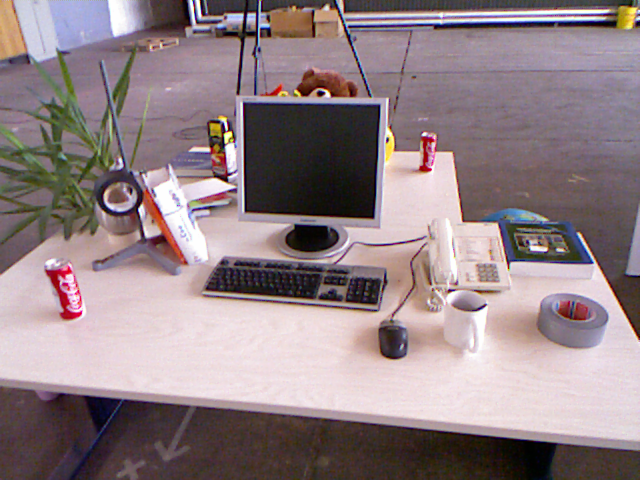
//> input picture poseEstimation/1.png, 640 x 480 px
$ ./triangulation 1.png 2.png   (built with g++ and OpenCV 4)
//> lines starting //> are read from the running program, lines starting //| are printed output that depends on the picture; after the words box and inside, x2 and y2 are one past the last pixel; in counts of white or black regions, pixels touching at a corner belong together
// Std headers
#include <iostream>
#include <vector>

// OpenCV headers
#include <opencv2/opencv.hpp>

void find_feature_matches(
    const cv::Mat &img_1, const cv::Mat &img_2,
    std::vector<cv::KeyPoint> &keypoints_1,
    std::vector<cv::KeyPoint> &keypoints_2,
    std::vector<cv::DMatch> &matches
)
{
    cv::Mat descriptors_1, descriptors_2;
    cv::Ptr<cv::FeatureDetector> dector = cv::ORB::create();
    cv::Ptr<cv::DescriptorExtractor> descriptor = cv::ORB::create();
    cv::Ptr<cv::DescriptorMatcher> matcher = cv::DescriptorMatcher::create("BruteForce-Hamming");

    dector->detect(img_1, keypoints_1);
    dector->detect(img_2, keypoints_2);

    descriptor->compute(img_1, keypoints_1, descriptors_1);
    descriptor->compute(img_2, keypoints_2, descriptors_2);

    std::vector<cv::DMatch> match;
    matcher->match(descriptors_1, descriptors_2, match);

    double min_dist = 10000, max_dist = 0;
    for (int i = 0; i < descriptors_1.rows; ++i)
    {
        double dist = match[i].distance;
        if (dist < min_dist) min_dist = dist;
        if (dist > max_dist) max_dist = dist;
    }

    std::cout << "-- Max dist: " << max_dist << std::endl;
    std::cout << "-- Min dist: " << min_dist << std::endl;

    for (int i = 0; i < descriptors_1.rows; ++i)
    {
        if (match[i].distance <= std::max(2 * min_dist, 30.0))
            matches.push_back(match[i]);
    }
}

void pose_estimation_2d2d(
    std::vector<cv::KeyPoint> keypoints_1,
    std::vector<cv::KeyPoint> keypoints_2,
    std::vector<cv::DMatch> matches,
    cv::Mat &R, cv::Mat &t
)
{
    // Camera intrinsics
    cv::Mat K = (cv::Mat_<double>(3, 3) << 520.9, 0, 325.1, 0, 521.0, 249.7, 0, 0, 1);

    // Push the match points to Point2f vector
    std::vector<cv::Point2f> points1;
    std::vector<cv::Point2f> points2;
    for (size_t i = 0; i < matches.size(); ++i)
    {
        points1.push_back(keypoints_1[matches[i].queryIdx].pt);
        points2.push_back(keypoints_2[matches[i].trainIdx].pt);
    }

    // Calculate fundamental matrix
    cv::Mat fundamental_matrix;
    fundamental_matrix = cv::findFundamentalMat(points1, points2, CV_FM_8POINT);
    std::cout << "fundamental_matrix is " << std::endl << fundamental_matrix << std::endl;

    // Find essential matrix
    // The optical center of camera, from TUM dataset
    cv::Point2d principal_point(325.1, 249.7);
    double focal_length = 521;
    cv::Mat essential_matrix;
    essential_matrix = cv::findEssentialMat(points1, points2, focal_length, principal_point);
    std::cout << "essential_matrix is " << std::endl << essential_matrix << std::endl;

    // Find homography matrix
    cv::Mat homography_matrix;
    homography_matrix = cv::findHomography(points1, points2, cv::RANSAC, 3);
    std::cout << "homography_matrix is " << std::endl << homography_matrix << std::endl;

    // Calculate the rotation and translation from essential matrix
    cv::recoverPose(essential_matrix, points1, points2, R, t, focal_length, principal_point);
    std::cout << "R is " << std::endl << R << std::endl;
    std::cout << "t is " << std::endl << t << std::endl;
}

cv::Point2d pixel2cam(const cv::Point2d &p, const cv::Mat &K)
{
    return cv::Point2d(
        (p.x - K.at<double>(0, 2)) / K.at<double>(0, 0),
        (p.y - K.at<double>(1, 2)) / K.at<double>(1, 1)
    );
}


void triangulation(
    const std::vector<cv::KeyPoint> &keypoint_1,
    const std::vector<cv::KeyPoint> &keypoint_2,
    const std::vector<cv::DMatch> &matches,
    const cv::Mat &R, const cv::Mat &t,
    std::vector<cv::Point3d> &points
)
{
    cv::Mat T1 = (cv::Mat_<float>(3, 4) <<
        1, 0, 0, 0,
        0, 1, 0, 0,
        0, 0 , 0, 1
    );
    cv::Mat T2 = (cv::Mat_<float>(3, 4) <<
        R.at<double>(0, 0), R.at<double>(0, 1), R.at<double>(0, 2), t.at<double>(0, 0),
        R.at<double>(1, 0), R.at<double>(1, 1), R.at<double>(1, 2), t.at<double>(1, 0),
        R.at<double>(2, 0), R.at<double>(2, 1), R.at<double>(2, 2), t.at<double>(2, 0)
    );

    cv::Mat K = (cv::Mat_<double>(3, 3) << 520.9, 0, 325.1, 0, 521.0, 249.7, 0, 0, 1);
    std::vector<cv::Point2f> pts_1, pts_2;
    for (cv::DMatch m : matches)
    {
        pts_1.push_back(pixel2cam(keypoint_1[m.queryIdx].pt, K));
        pts_2.push_back(pixel2cam(keypoint_2[m.trainIdx].pt, K));
    }

    cv::Mat pts_4d;
    cv::triangulatePoints(T1, T2, pts_1, pts_2, pts_4d);

    for (int i = 0; i < pts_4d.cols; ++i)
    {
        cv::Mat x = pts_4d.col(i);
        x /= x.at<float>(3, 0);
        cv::Point3d p(
            x.at<float>(0, 0),
            x.at<float>(1, 0),
            x.at<float>(2, 0)
        );
        points.push_back(p);
    }
}

// Draw
cv::Scalar get_color(float depth)
{
    float up_th = 50, low_th = 10, th_range = up_th - low_th;
    if (depth > up_th) depth = up_th;
    if (depth < low_th) depth = low_th;

    return cv::Scalar(255 * depth / th_range, 0, 255 * (1 - depth / th_range));
}

int main(int argc, char **argv)
{
    if (argc != 3)
    {
        std::cout << "usage: pose_estimation_2d2d img1 img2" << std::endl;
        return 1;
    }

    cv::Mat img_1 = cv::imread(argv[1], CV_LOAD_IMAGE_COLOR);
//> img_1 is the input picture: 480 rows x 640 cols, CV_8UC3; mean B, G, R 133.9, 129.9, 146.3
    cv::Mat img_2 = cv::imread(argv[2], CV_LOAD_IMAGE_COLOR);
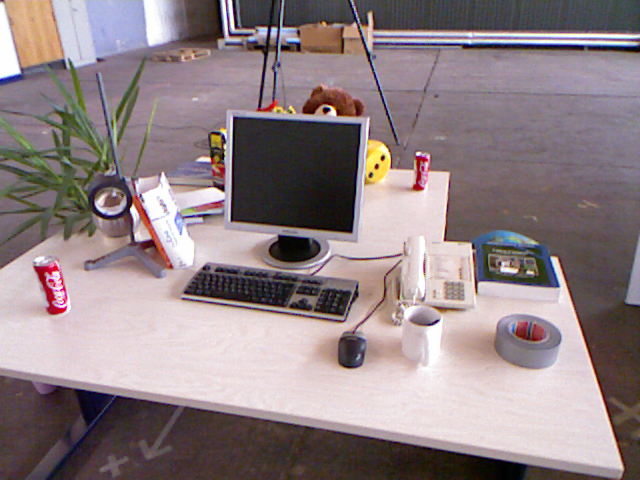
//> input picture poseEstimation/2.png, 640 x 480 px
//> img_2 is the input picture: 480 rows x 640 cols, CV_8UC3; mean B, G, R 133.1, 129.9, 144.4
    assert(img_1.data && img_2.data && "Can not load images!");

    std::vector<cv::KeyPoint> keypoints_1, keypoints_2;
    std::vector<cv::DMatch> matches;
    find_feature_matches(img_1, img_2, keypoints_1, keypoints_2, matches);
//> in find_feature_matches, `dector->detect(img_1, keypoints_1);`: keypoints_1 = 500 keypoints; strongest (x, y, size): (323, 93, 31), (322, 92, 37.2), (230, 132, 31), (226, 128, 31)
//> in find_feature_matches, `dector->detect(img_2, keypoints_2);`: keypoints_2 = 500 keypoints; strongest (x, y, size): (329, 109, 31), (328, 109, 37.2), (383, 157, 31), (327, 109, 44.6)
//> in find_feature_matches, `matcher->match(descriptors_1, descriptors_2, match);`: match = 500 matches
//> the loop in find_feature_matches, `for (int i = 0; i < descriptors_1.rows; ++i)` made 500 passes
//> (dist, min_dist, max_dist) on pass 1: (72, 72, 72)
//> (dist, min_dist) on passes 4, 10, 21, 28, 74, 126: (58, 58), (37, 37), (32, 32), (21, 21), (17, 17), (16, 16)
//> after the loop in find_feature_matches, `for (int i = 0; i < descriptors_1.rows; ++i)`: min_dist = 4; max_dist = 94
//| -- Max dist: 94
//| -- Min dist: 4
//> after the loop in find_feature_matches, `for (int i = 0; i < descriptors_1.rows; ++i)`: matches = 79 matches
//> matches = 79 matches

    cv::Mat R, t;
    pose_estimation_2d2d(keypoints_1, keypoints_2, matches, R, t);
//> the loop in pose_estimation_2d2d, `for (size_t i = 0; i < matches.size(); ++i)` made 79 passes
//> after the loop in pose_estimation_2d2d, `for (size_t i = 0; i < matches.size(); ++i)`: points1 = 79 Points (x, y), first 12: [245, 211], [46, 270], [420, 169], [143, 175], [81, 312], [527, 241], [318, 92], [76, 290], [373, 217], [295, 225], [79, 307], [540, 244]; points2 = 79 Points (x, y), first 12: [231.6, 219.6], [35, 267], [414, 188], [135, 182], [65, 308], [500, 263], [323, 109], [61, 287], [350.4, 231.6], [279, 236], [64, 301], [510, 266]
//> in pose_estimation_2d2d, `fundamental_matrix = cv::findFundamentalMat(points1, points2, CV_FM_8P..`: fundamental_matrix = [[4.54e-06, 0.000133, -0.018], [-0.000128, 2.27e-05, -0.0142], [0.0181, 0.00415, 1]]
//| fundamental_matrix is
//| [4.544437503978887e-06, 0.0001333855576994343, -0.01798499246476802;
//|  -0.0001275657012965796, 2.266794804647855e-05, -0.01416678429211772;
//|  0.01814994639970067, 0.004146055871024059, 1]
//> in pose_estimation_2d2d, `essential_matrix = cv::findEssentialMat(points1, points2, focal_length..`: essential_matrix = [[-0.00846, 0.0545, 0.155], [-0.00829, 0.0335, -0.69], [-0.115, 0.695, 0.0216]]
//| essential_matrix is
//| [-0.008455114492962941, 0.05451570701058972, 0.1546375809483949;
//|  -0.008287154708436176, 0.0335131156598395, -0.6896472136971536;
//|  -0.1153993974485611, 0.6945899967012885, 0.02159624094256602]
//> in pose_estimation_2d2d, `homography_matrix = cv::findHomography(points1, points2, cv::RANSAC, 3);`: homography_matrix = [[0.926, -0.145, 33.27], [0.0454, 0.939, 8.57], [-1.01e-05, -3.01e-05, 1]]
//| homography_matrix is
//| [0.9261214281381603, -0.1445322024428155, 33.26921085316759;
//|  0.04535424465999228, 0.9386696693983652, 8.570979963289975;
//|  -1.006197557827874e-05, -3.008140278079112e-05, 1]
//> in pose_estimation_2d2d, `cv::recoverPose(essential_matrix, points1, points2, R, t, focal_length..`: R = [[0.996, -0.0562, 0.0742], [0.0527, 0.997, 0.0478], [-0.0767, -0.0437, 0.996]]; t = [-0.973, -0.215, 0.0867]
//| R is
//| [0.9956584940813578, -0.05615340406690514, 0.07423582945816386;
//|  0.05268846331440086, 0.9974645001566197, 0.04783823534446155;
//|  -0.07673388428334463, -0.04371917358555617, 0.9960926386957122]
//| t is
//| [-0.9726703113454991;
//|  -0.2153829834753054;
//|  0.0867331300964411]
//> t = [-0.973, -0.215, 0.0867]

    // Triangulation
    std::vector<cv::Point3d> points;
    triangulation(keypoints_1, keypoints_2, matches, R, t, points);
//> in triangulation, `cv::Mat T2 = (cv::Mat_<float>(3, 4) << R.at<double>(0, 0), R.at<double..`: T2 = [[0.996, -0.0562, 0.0742, -0.973], [0.0527, 0.997, 0.0478, -0.215], [-0.0767, -0.0437, 0.996, 0.0867]]
//> the loop in triangulation, `for (cv::DMatch m : matches)` made 79 passes
//> after the loop in triangulation, `for (cv::DMatch m : matches)`: pts_1 = 79 Points (x, y), first 12: [-0.154, -0.0743], [-0.536, 0.039], [0.182, -0.155], [-0.35, -0.143], [-0.469, 0.12], [0.388, -0.0167], [-0.0136, -0.303], [-0.478, 0.0774], [0.092, -0.0628], [-0.0578, -0.0474], [-0.472, 0.11], [0.413, -0.0109]; pts_2 = 79 Points (x, y), first 12: [-0.179, -0.0578], [-0.557, 0.0332], [0.171, -0.118], [-0.365, -0.13], [-0.499, 0.112], [0.336, 0.0255], [-0.00403, -0.27], [-0.507, 0.0716], [0.0486, -0.0347], [-0.0885, -0.0263], [-0.501, 0.0985], [0.355, 0.0313]
//> the loop in triangulation, `for (int i = 0; i < pts_4d.cols; ++i)` made 79 passes
//> x on passes 1 to 12: [-0.137, -0.151, 4.2, 1], [-0.542, 0.127, 2.32, 1], [-1.39, 3.83, -44.64, 1], [-0.333, -0.213, 2.8, 1], [-0.471, 0.266, 2.47, 1], [0.358, 0.121, -2.61, 1], [0.266, -0.834, 4.75, 1], [-0.484, 0.193, 2.45, 1], [0.258, -0.708, 18.67, 1], [-0.0389, -0.138, 5.98, 1], [-0.476, 0.244, 2.46, 1], [0.387, 0.113, -2.31, 1]
//> after the loop in triangulation, `for (int i = 0; i < pts_4d.cols; ++i)`: points = 79 Point3s, first 12: [-0.14, -0.15, 4.2], [-0.54, 0.13, 2.32], [-1.39, 3.83, -44.64], [-0.33, -0.21, 2.8], [-0.47, 0.27, 2.47], [0.36, 0.12, -2.61], [0.27, -0.83, 4.75], [-0.48, 0.19, 2.45], [0.26, -0.71, 18.67], [-0.04, -0.14, 5.98], [-0.48, 0.24, 2.46], [0.39, 0.11, -2.31]

    cv::Mat K = (cv::Mat_<double>(3, 3) << 520.9, 0, 325.1, 0, 521.0, 249.7, 0, 0, 1);
    cv::Mat img1_plot = img_1.clone();
    cv::Mat img2_plot = img_2.clone();
    for (int i = 0; i < matches.size(); i++)
    {
        float depth1 = points[i].z;
        std::cout << "depth: " << depth1 << std::endl;
        cv::Point2d pt1_cam = pixel2cam(keypoints_1[matches[i].queryIdx].pt, K);
        cv::circle(img1_plot, keypoints_1[matches[i].queryIdx].pt, 2, get_color(depth1), 2);

        // 第二个图
        cv::Mat pt2_trans = R * (cv::Mat_<double>(3, 1) << points[i].x, points[i].y, points[i].z) + t;
        float depth2 = pt2_trans.at<double>(2, 0);
        cv::circle(img2_plot, keypoints_2[matches[i].trainIdx].pt, 2, get_color(depth2), 2);
    }
//> this loop made 79 passes
//> (depth1, pt1_cam, pt2_trans, depth2) on passes 1 to 11: (4.2, Point(-0.154, -0.0743), [-0.789, -0.172, 4.28], 4.28), (2.32, Point(-0.536, 0.039), [-1.35, -0.00606, 2.44], 2.44), (-44.64, Point(0.182, -0.155), [-5.88, 1.4, -44.44], -44.44), (2.8, Point(-0.35, -0.143), [-1.08, -0.311, 2.92], 2.92), (2.47, Point(-0.469, 0.12), [-1.27, 0.143, 2.57], 2.57), (-2.61, Point(0.388, -0.0167), [-0.817, -0.201, -2.55], -2.55), (4.75, Point(-0.0136, -0.303), [-0.309, -0.806, 4.83], 4.83), (2.45, Point(-0.478, 0.0774), [-1.28, 0.0687, 2.55], 2.55), (18.67, Point(0.092, -0.0628), [0.71, -0.0145, 18.69], 18.69), (5.98, Point(-0.0578, -0.0474), [-0.56, -0.0693, 6.05], 6.05), (2.46, Point(-0.472, 0.11), [-1.28, 0.121, 2.57], 2.57)
//| depth: 4.19625
//| depth: 2.32431
//| depth: -44.6421
//| depth: 2.80451
//| depth: 2.46601
//| depth: -2.61329
//| depth: 4.74695
//| depth: 2.44692
//> (output is shown up to pass 8 of 79)
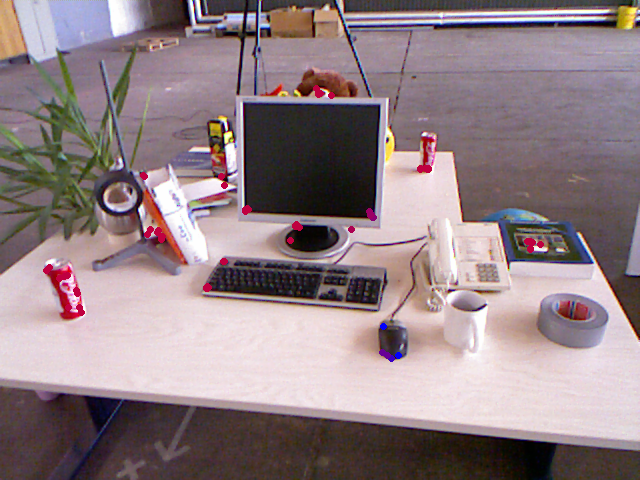
//> img1_plot: 480 rows x 640 cols, CV_8UC3; 0.52% of pixels changed, all inside (x1, y1, x2, y2) = (43, 85, 544, 362)
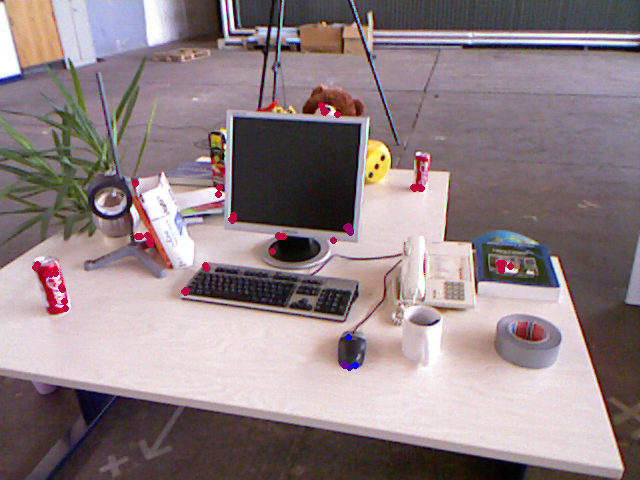
//> img2_plot: 480 rows x 640 cols, CV_8UC3; 0.51% of pixels changed, all inside (x1, y1, x2, y2) = (32, 102, 514, 371)
    cv::imshow("img 1", img1_plot);
    cv::imshow("img 2", img2_plot);
    cv::waitKey();
}
